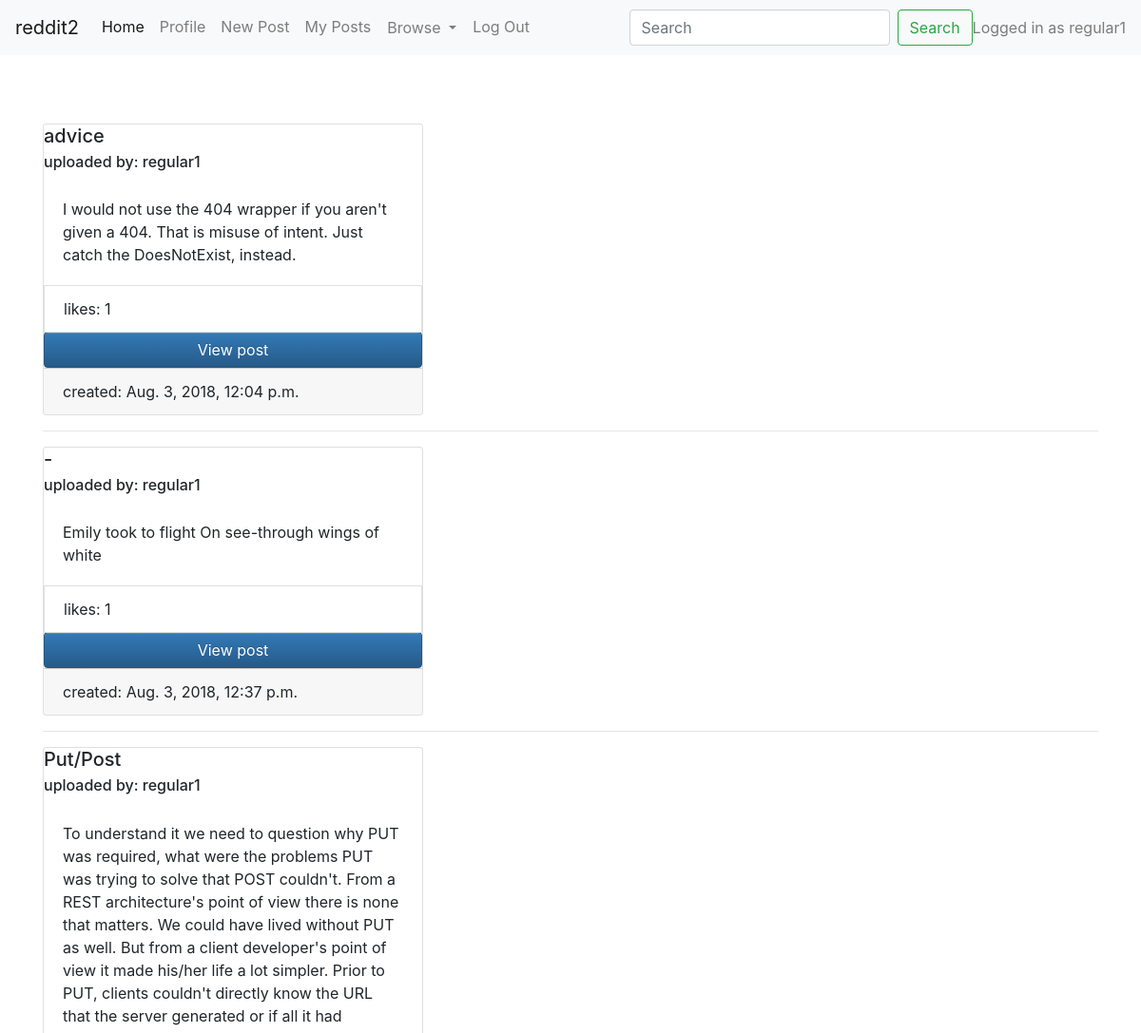
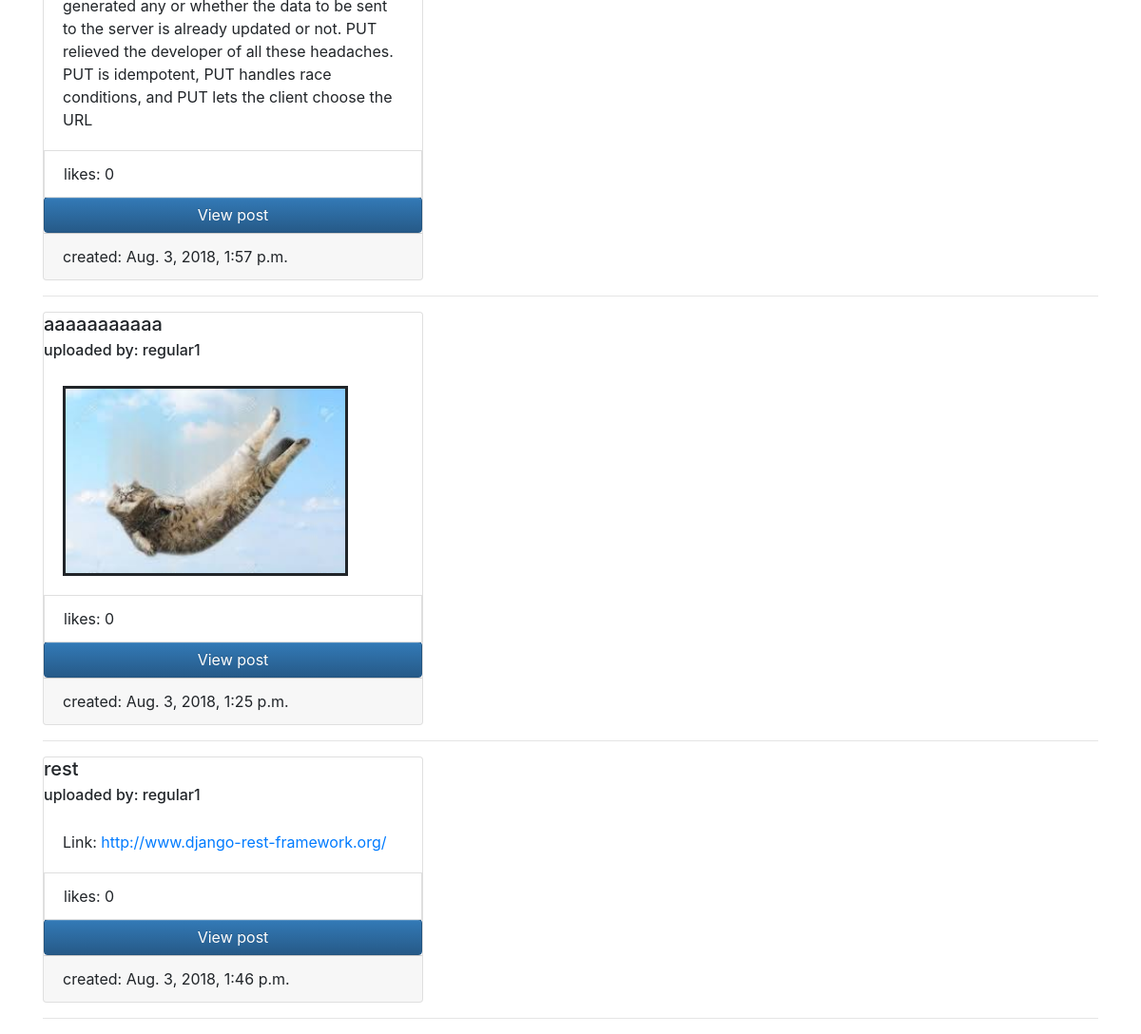
The app's page /post/my_posts/ (signed in) with its own data (2 pictures, top to bottom).
### post_app/models.py (models this page shows, shortened)
class Poster(AbstractUser):
    pass

class Post(models.Model):
    created_date = models.DateTimeField(default=datetime.now)
    title = models.CharField(max_length=250)
    original_content = models.BooleanField(blank=True, default=False)
    spoiler = models.BooleanField(blank=True, default=False)
    nsfw = models.BooleanField(blank=True, default=False)
    nr_likes = models.IntegerField(default=0)
    class Meta:
        abstract = True

class Text(Post):
    user = models.ForeignKey(Poster, on_delete=models.CASCADE)
    text = models.CharField(max_length=1000, default='', blank=True)
    likes = GenericRelation(Like, related_query_name='like_text')
    comments = GenericRelation(Comment)
    @property
    def class_name(self):
        return "texts"

class File(Post):
    user = models.ForeignKey(Poster, on_delete=models.CASCADE)
    file = models.FileField()
    likes = GenericRelation(Like, related_query_name='like_file')
    comments = GenericRelation(Comment)
    @property
    def class_name(self):
        return "files"

class Link(Post):
    user = models.ForeignKey(Poster, on_delete=models.CASCADE)
    url = models.URLField()
    likes = GenericRelation(Like, related_query_name='like_link')
    comments = GenericRelation(Comment)
    @property
    def class_name(self):
        return "links"

### post_app/views.py (the view)
# urls.py: path('my_posts/', views.my_posts, name='my_posts'),
@login_required(login_url='/accounts/login/')
def my_posts(request):
    posts = []
    texts, files, links =[],[],[]
    try:
        texts = Text.objects.filter(user=request.user.id)
        files = File.objects.filter(user=request.user.id)
        links = Link.objects.filter(user=request.user.id)
    except ObjectDoesNotExist:
        pass
    posts.extend(texts)
    posts.extend(files)
    posts.extend(links)
    return render(request, 'post_app/all_posts.html', {'elems':posts})

### post_app/templates/post_app/all_posts.html
{% extends 'post_app/base.html' %}
{% block body %}
{% include 'post_app/render_any.html'%}
{% endblock %}

### post_app/templates/post_app/base.html (shortened to what this page needs)
<!DOCTYPE html>
<html lang="en">
<head>
    <link rel="stylesheet" href="https://stackpath.bootstrapcdn.com/bootstrap/4.1.3/css/bootstrap.min.css">
    <link rel="stylesheet" href="https://maxcdn.bootstrapcdn.com/bootstrap/3.3.7/css/bootstrap-theme.min.css">
    <link rel="stylesheet" href="https://use.fontawesome.com/releases/v5.2.0/css/all.css">
  </head>
<body>
<nav class="navbar navbar-expand-lg navbar-light bg-light">
  <a class="navbar-brand" href="#">reddit2</a>
  <div class="collapse navbar-collapse" id="navbarNavDropdown">
     <ul class="navbar-nav mr-auto">
         <li class="nav-item active">
            <a class="nav-link" href="/">Home <span class="sr-only">(current)</span></a>
         </li>
         {% if user.is_authenticated %}
         <li class="nav-item">
            <a class="nav-link" href="{% url 'personal_data' %}">Profile</a>
         </li>
         <li class="nav-item">
            <a class="nav-link" href="{% url 'create_post' %}">New Post</a>
         </li>
         <li class="nav-item">
            <a class="nav-link" href="{% url 'my_posts' %}">My Posts</a>
         </li>
         <li class="nav-item dropdown">
            <a class="btn nav-link dropdown-toggle" id="navbarDropdownMenuLink" role="button" data-toggle="dropdown" aria-haspopup="true" aria-expanded="false">
            Browse
            </a>
         </li>
         <li class="nav-item">
             <a class="nav-link" href="{% url 'logout_view' %}">Log Out</a>
         </li>
         {% endif %}
    </ul>
      {% if user.is_authenticated %}
         <form class="form-inline my-2 my-lg-0" action="{% url 'home' %}" >
            <input class="form-control mr-sm-2" type="search" placeholder="Search" aria-label="Search" name="search_query">
            <button class="btn btn-outline-success my-2 my-sm-0" type="submit">Search</button>
        </form>
        <span class="navbar-text">
      Logged in as {{request.user.username}}
        </span>
      {% endif %}
  </div>
</nav>
<br><br><br>
<div class = "container">
{% block body %}
{% endblock %}
</div>
</body>
</html>

### post_app/templates/post_app/render_any.html
{% for elem in elems %}
<div class="card" style="width: 25rem;">
    <h5 class="card-title"> {{ elem.title }}</h5>
    <h6 class="card-subtitle mb-2 elem-muted"> uploaded by: {{ elem.user }}</h6>
    <div class="card-body">
        {% if elem.class_name == 'texts'%}
        {{ elem.text }}
        {%endif%}
        {% if elem.class_name == 'links'%}
         Link:
        <a href="{{ elem.url }} ">{{ elem.url }} </a>
        {%endif%}
        {% if elem.class_name == 'files'%}
        <img width=300px height=200px style="border-style:solid" src="/media/{{ elem.file }}">
        {%endif%}
    </div>
    <li class="list-group-item">likes: {{elem.nr_likes}}</li>
    {% if elem.class_name == 'texts'%}
         <a href="/post/texts/{{elem.id}}" class="btn btn-primary" style="">View post</a>
        {%endif%}
        {% if elem.class_name == 'links'%}
       <a href="/post/links/{{elem.id}}" class="btn btn-primary" style="">View post</a>
        {%endif%}
        {% if elem.class_name == 'files'%}
         <a href="/post/files/{{elem.id}}" class="btn btn-primary" style="">View post</a>
        {%endif%}
    <div class="card-footer elem-muted">
    created: {{elem.created_date}}
    </div>
</div>
<hr>
{% endfor %}

### records on screen
Poster: user.username "regular1"
Text: title "advice", user "regular1", text "I would not use the 404 wrapper if you aren't given a 404. That is misuse of intent. Just catch the DoesNotExist, instead.", nr_likes "1", created_date "Aug. 3, 2018, 12:04 p.m."
Text: title "-", user "regular1", text "Emily took to flight On see-through wings of white", nr_likes "1", created_date "Aug. 3, 2018, 12:37 p.m."
Text: title "Put/Post", user "regular1", text "To understand it we need to question why PUT was required, what were the problems PUT was trying to solve that POST couldn't. From a REST architecture's point of view there is none that matters. We could have lived without PUT as well. But from a client developer's point of view it made his/her life a lot simpler. Prior to PUT, clients couldn't directly know the URL that the server generated or if all it had generated any or whether the data to be sent to the server is already updated or not. PUT relieved the developer of all these headaches. PUT is idempotent, PUT handles race conditions, and PUT lets the client choose the URL", nr_likes "0", created_date "Aug. 3, 2018, 1:57 p.m."
File: title "aaaaaaaaaaa", user "regular1", file (picture), nr_likes "0", created_date "Aug. 3, 2018, 1:25 p.m."
Link: title "rest", user "regular1", url "http://www.django-rest-framework.org/", nr_likes "0", created_date "Aug. 3, 2018, 1:46 p.m."
